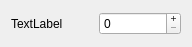
<?xml version="1.0" encoding="UTF-8"?>
<ui version="4.0">
 <class>WLEditIOPutWidget</class>
 <widget class="QWidget" name="WLEditIOPutWidget">
  <property name="geometry">
   <rect>
    <x>0</x>
    <y>0</y>
    <width>192</width>
    <height>47</height>
   </rect>
  </property>
  <property name="windowTitle">
   <string>Form</string>
  </property>
  <property name="windowOpacity">
   <double>1.000000000000000</double>
  </property>
  <layout class="QGridLayout" name="gridLayout">
   <item row="0" column="0">
    <widget class="QLabel" name="label">
     <property name="sizePolicy">
      <sizepolicy hsizetype="Preferred" vsizetype="Preferred">
       <horstretch>0</horstretch>
       <verstretch>0</verstretch>
      </sizepolicy>
     </property>
     <property name="toolTip">
      <string>double click - invers</string>
     </property>
     <property name="frameShape">
      <enum>QFrame::NoFrame</enum>
     </property>
     <property name="frameShadow">
      <enum>QFrame::Plain</enum>
     </property>
     <property name="text">
      <string>TextLabel</string>
     </property>
    </widget>
   </item>
   <item row="0" column="1">
    <widget class="QSpinBox" name="spinBox">
     <property name="buttonSymbols">
      <enum>QAbstractSpinBox::PlusMinus</enum>
     </property>
    </widget>
   </item>
  </layout>
 </widget>
 <resources/>
 <connections/>
</ui>
